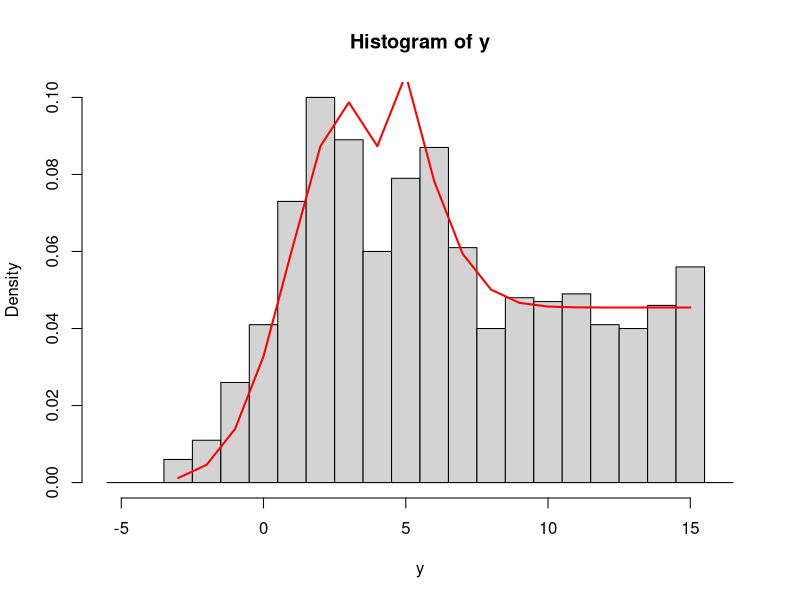

Write the R code that produced this figure. (Note: this script raises an error after producing the figure.)
# Mixture model fitting with Expectation Maximisation
# ------------------------------------------------------------------------------

# Clear the workspace
rm(list=ls())

# ------------------------------------------------------------------------------
# Define discrete functions
# ------------------------------------------------------------------------------

# Discrete normal distribution
rdiscNorm <- function(n, mu, sigma) {
  r <- floor(rnorm(n, mean=mu, sd=sigma))
}

ddiscNorm <- function(x, mu, sigma, log=FALSE) {
  d <- pnorm(floor(x)+0.5, mean=mu, sd=sigma) -
    pnorm(floor(x)-0.5, mean=mu, sd=sigma)
  if (log) log(d) else d
}

pdiscNorm <- function(x, mu, sigma, log.p=FALSE) {
  p <- pnorm(floor(x)+0.5, mean=mu, sd=sigma)
  if (log.p) log(p) else p
}

# Discrete uniform distribution
rdiscUnif <- function(n, min, max) {
  sample(min:max, n, replace=TRUE)
}

ddiscUnif <- function(x, min, max, log.p=FALSE) {
  d <- ifelse(x >= min & x <= max & round(x) == x, 1/(max-min+1), 0)
  if (log.p) log(d) else d
}

pdiscUnif <- function(x, min, max, log.p=FALSE) {
  p <- c(rep(NA,length(x)))
  for (i in 1:length(x)) {
    if (x[i] < min) p[i] <- 0
    else if (x[i] > max) p[i] <- 1
    else p[i] <- (floor(x[i])-min+1) / (max - min + 1)
  }
  
  if (log.p) log(p) else p
}

# ------------------------------------------------------------------------------
# Define the mixture model
# ------------------------------------------------------------------------------

mixture.NormUnif.samples <- function(n, g1.mu, g1.sigma, unif.min, unif.max, p) {
  d <- rmultinom(n, 1, p)
  d[1,] <- d[1,] * rdiscNorm(n, g1.mu, g1.sigma)
  d[2,] <- d[2,] * rdiscUnif(n, unif.min, unif.max)
  return(colSums(d))
}

mixture.NormUnif.density <- function(x, g1.mu, g1.sigma, unif.min, unif.max, p) {
  p[1]*ddiscNorm(x, g1.mu, g1.sigma) + p[2]*ddiscUnif(x, unif.min, unif.max)
}

# Generate samples from the mixture model
g1.mu <- 3.0
g1.sigma <- 2.0
unif.min <- 5.0
unif.max <- 15.0
p <- c(0.5, 0.5)

x <- seq(-3,15)
y <- mixture.NormUnif.samples(1000, g1.mu, g1.sigma, unif.min, unif.max, p)
d <- mixture.NormUnif.density(x, g1.mu, g1.sigma, unif.min, unif.max, p)

hist(y,breaks=seq(min(y)-2,max(y)+2)-0.5,freq=F)
lines(x,d,col="red",lwd=2)

# Calculate the probability that the i(th) sample belongs to the j(th) component
# y - observation
# w - weights
calc.gamma <- function(y, w, g1.mu, g1.sigma, unif.min, unif.max) {
  # Get the number of samples (n)
  n <- length(y)
  
  # Number of components
  k <- 2
  
  gamma <- matrix(0, n, k)
  
  for (i in 1:n) {
    gamma[i,1] <- w[1]*ddiscNorm(y[i], g1.mu, g1.sigma)
    gamma[i,2] <- w[2]*ddiscUnif(y[i], unif.min, unif.max)
    
    # Ensure the row can be normalised
    if (is.na(gamma[i,1])) gamma[i,1] <- .Machine$double.eps
    if (is.na(gamma[i,2])) gamma[i,2] <- .Machine$double.eps 
    
    if ((gamma[i,1] == 0) & (gamma[i,2] == 0)) {
      gamma[i,1] <- .Machine$double.eps
      gamma[i,2] <- .Machine$double.eps
    }
    
    # Normalise the row
    total <- sum(gamma[i,])
    gamma[i,] <- gamma[i,] / total
  }
  
  return(gamma)
}

# Function to ensure the log of a value can be taken
safe.log <- function(x) {
  if (is.na(x)) { x <- .Machine$double.eps }
  else if (x == 0) { x <- .Machine$double.eps }
  log(x)
}

# Constructor function for M step in EM
make.Mstep.func <- function(y,gamma,w) {
  
  # Get the number of samples
  n <- length(y)
  
  function (p) {
    
    # Extract the parameters from the input vector
    g1.mu <- p[1]
    g1.sigma <- p[2]
    unif.min <- p[3]
    unif.max <- p[4]
    
    total <- 0
    for (i in 1:n) {
      c1 <- w[1]*ddiscNorm(y[i], g1.mu, g1.sigma)
      c2 <- w[2]*ddiscUnif(y[i], unif.min, unif.max)
      
      #print(paste("c1: ", c1))
      #print(paste("c2: ", c2))
      
      total <- total + 
        gamma[i,1] * safe.log(c1) +
        gamma[i,2] * safe.log(c2)
      
    }
    
    print(paste("total:", total))
    return(-total)
  }
}

# Set the initial parameters
g1.mu.m <- 3.0
g1.sigma.m <- 1.0
unif.min.m <- 2.0
unif.max.m <- 10.0
w.m <- c(0.5, 0.5)

# Set the bounds
lower.bound <- c(0.0, 1e-3, 2.0, 18.0)
upper.bound <- c(10.0, 10.0, 15.0, 20.0)

q <- c(0,1)

# Perform EM to find the parameters of the mixture model
iteration.number <- 1

while (abs(q[2] - q[1]) > 1e-3) {
  
  print(paste0("Iteration: ", iteration.number),quote=F)
  
  # Perform the E step
  gamma.m <- calc.gamma(y, w.m, g1.mu.m, g1.sigma.m, unif.min.m, unif.max.m)
  
  # Check that the gamma matrix is well-formed
  if (TRUE %in% is.na(gamma.m)) {
    print("Error: gamma matrix contains NA")
  }
  
  # Calculate the new weight vector
  n_j.m <- colSums(gamma.m)
  w.m <- n_j.m / sum(n_j.m)
 
  # Perform the M step
  fit <- optim(c(g1.mu.m, g1.sigma.m, unif.min.m, unif.max.m), 
               make.Mstep.func(y, gamma.m, w.m),
               method="L-BFGS-B",
               hessian=FALSE,
               lower=lower.bound,
               upper=upper.bound)
   
  g1.mu.m <- fit$par["g1.mu.m"]
  g1.sigma.m <- fit$par["g1.sigma.m"]
  unif.min.m <- fit$par["unif.min.m"]
  unif.max.m <- fit$par["unif.max.m"]
  
  q[1] <- q[2]
  q[2] <- fit$value  
  
  iteration.number <- iteration.number + 1
}










